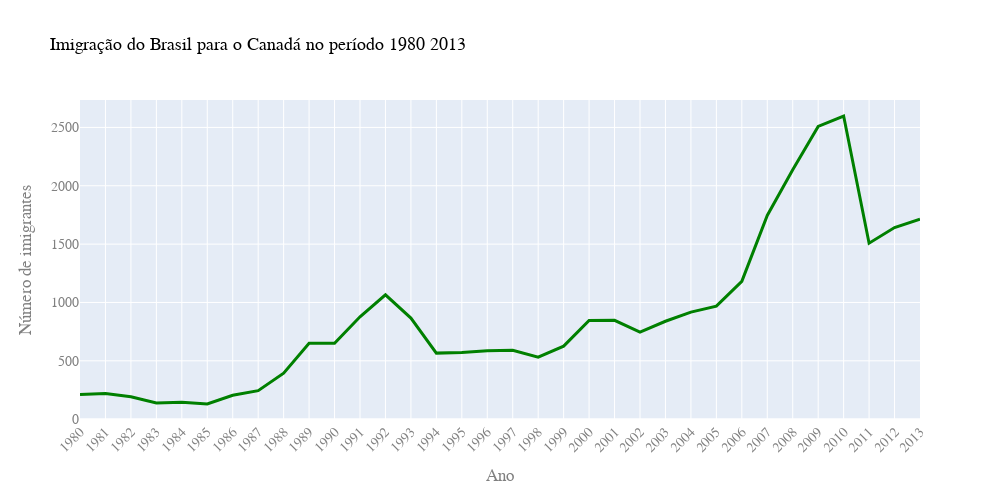

This figure's notebook cell:
### Code cell
fig = px.line(data_frame=dados_brasil,
              x='ano',
              y='imigrantes',
              title='Imigração do Brasil para o Canadá no período 1980 2013')

fig.update_traces(line_color='green', line_width=3)

fig.update_layout(width=1000,
                  height=500,
                  xaxis=dict(tickangle=-45),
                  font_family='Arial',
                  font_size=14,
                  font_color='grey',
                  title_font_color='black',
                  title_font_size=18,
                  xaxis_title='Ano',
                  yaxis_title='Número de imigrantes')

fig.show()

### Figure 1 — Plotly figure (JSON) as saved in the notebook; plotly's stock layout.template omitted (floating-point values rounded to 4 significant figures)
{"data": [{"hovertemplate": "ano=%{x}<br>imigrantes=%{y}<extra></extra>", "legendgroup": "", "line": {"color": "green", "dash": "solid", "width": 3}, "marker": {"symbol": "circle"}, "mode": "lines", "name": "", "orientation": "v", "showlegend": false, "type": "scatter", "x": ["1980", "1981", "1982", "1983", "1984", "1985", "1986", "1987", "1988", "1989", "1990", "1991", "1992", "1993", "1994", "1995", "1996", "1997", "1998", "1999", "2000", "2001", "2002", "2003", "2004", "2005", "2006", "2007", "2008", "2009", "2010", "2011", "2012", "2013"], "xaxis": "x", "y": [211, 220, 192, 139, 145, 130, 205, 244, 394, 650, 650, 877, 1066, 866, 566, 572, 586, 591, 531, 626, 845, 847, 745, 839, 917, 969, 1181, 1746, 2138, 2509, 2598, 1508, 1642, 1714], "yaxis": "y"}], "layout": {"font": {"color": "grey", "family": "Arial", "size": 14}, "height": 500, "legend": {"tracegroupgap": 0}, "title": {"font": {"color": "black", "size": 18}, "text": "Imigração do Brasil para o Canadá no período 1980 2013"}, "width": 1000, "xaxis": {"anchor": "y", "domain": [0, 1], "tickangle": -45, "title": {"text": "Ano"}}, "yaxis": {"anchor": "x", "domain": [0, 1], "title": {"text": "Número de imigrantes"}}}}
